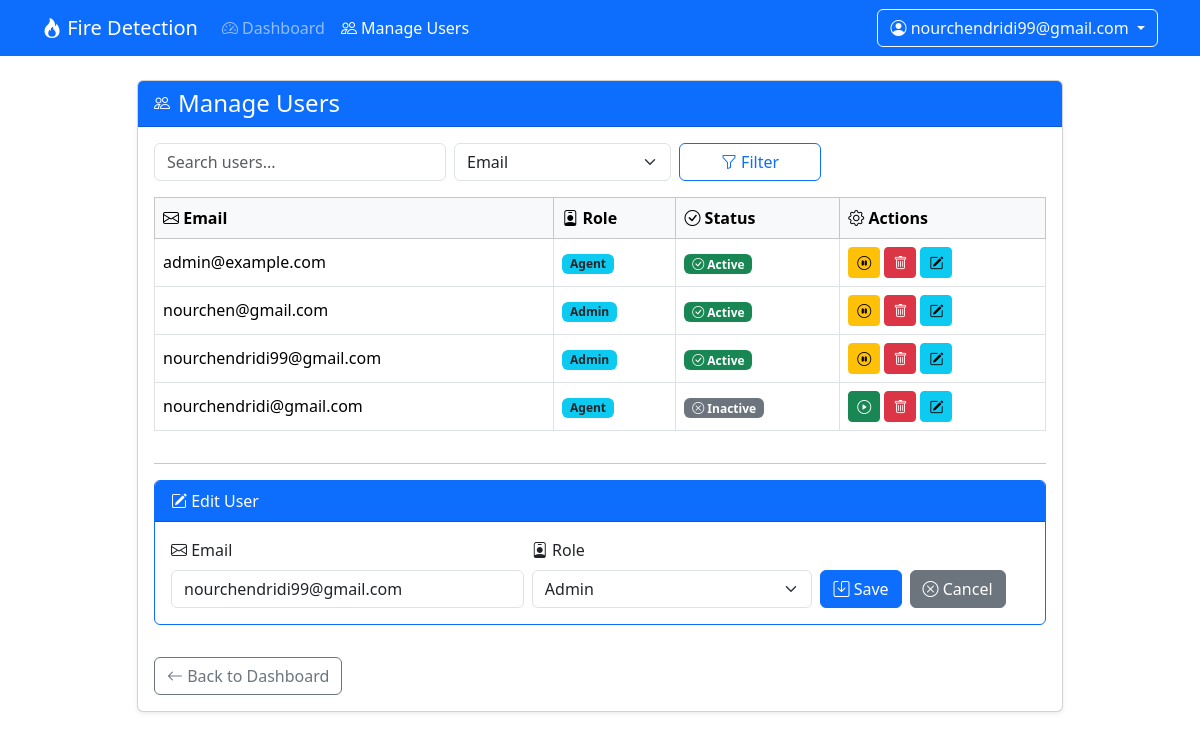
The page /accounts/users/manage/?edit=2&sort=email&search= (signed in) on the database its author committed.
### accounts/models.py (models this page shows, shortened)
class CustomUser(AbstractUser):
	username = None
	email = models.EmailField('email address', unique=True)
	USER_TYPE_ADMIN = 'admin'
	USER_TYPE_SUPERVISOR = 'supervisor'
	USER_TYPE_AGENT = 'agent'
	USER_TYPE_CHOICES = [
		(USER_TYPE_ADMIN, 'Admin'),
		(USER_TYPE_SUPERVISOR, 'Supervisor'),
		(USER_TYPE_AGENT, 'Agent'),
	]
	user_type = models.CharField(max_length=20, choices=USER_TYPE_CHOICES, default=USER_TYPE_AGENT)
	USERNAME_FIELD = 'email'
	REQUIRED_FIELDS = []  # email is required by USERNAME_FIELD
	objects = CustomUserManager()

### accounts/views.py (the view, shortened to what this page needs)
# urls.py: path('users/manage/', views.manage_users, name='manage_users'),
@require_http_methods(['GET', 'POST'])
@role_required(User.USER_TYPE_ADMIN)
def manage_users(request):
    sort = request.GET.get('sort', 'email')
    search = request.GET.get('search', '')
    users = User.objects.all()
    if search:
        users = users.filter(Q(email__icontains=search) | Q(user_type__icontains=search))
    users = users.order_by(sort)
    edit_user = None
    if 'edit' in request.GET:
        try:
            edit_user = User.objects.get(pk=request.GET['edit'])
        except User.DoesNotExist:
            edit_user = None
    return render(request, 'accounts/manage_users.html', {
        'users': users,
        'sort': sort,
        'search': search,
        'edit_user': edit_user,
        'user_type_choices': User.USER_TYPE_CHOICES,
    })

### accounts/templates/accounts/manage_users.html (shortened to what this page needs)
{% load static %}
<!doctype html>
<html>
<head>
    <link href="https://cdn.jsdelivr.net/npm/bootstrap@5.3.2/dist/css/bootstrap.min.css" rel="stylesheet">
    <link href="https://cdn.jsdelivr.net/npm/bootstrap-icons@1.7.2/font/bootstrap-icons.css" rel="stylesheet">
</head>
<body>
    <nav class="navbar navbar-expand-lg navbar-dark bg-primary mb-4">
        <div class="container">
            <a class="navbar-brand" href="#"><i class="bi bi-fire"></i> Fire Detection</a>
            <div class="collapse navbar-collapse" id="navbarNav">
                <ul class="navbar-nav me-auto">
                    <li class="nav-item">
                        <a class="nav-link" href="{% url 'admin_dashboard' %}"><i class="bi bi-speedometer2"></i> Dashboard</a>
                    </li>
                    <li class="nav-item">
                        <a class="nav-link active" href="{% url 'manage_users' %}"><i class="bi bi-people"></i> Manage Users</a>
                    </li>
                </ul>
                <div class="d-flex align-items-center">
                    <div class="dropdown">
                        <button class="btn btn-outline-light dropdown-toggle" type="button" data-bs-toggle="dropdown">
                            <i class="bi bi-person-circle"></i> {{ request.user.email }}
                        </button>
                    </div>
                </div>
            </div>
        </div>
    </nav>
    <div class="container">
        <div class="row justify-content-center">
            <div class="col-lg-10">
                <div class="card shadow-sm mb-4">
                    <div class="card-header bg-primary text-white d-flex align-items-center">
                        <i class="bi bi-people me-2"></i>
                        <h4 class="mb-0">Manage Users</h4>
                    </div>
                    <div class="card-body">
                        <form method="get" class="row g-2 mb-3">
                            <div class="col-md-4">
                                <input type="text" name="search" value="{{ search }}" class="form-control" placeholder="Search users...">
                            </div>
                            <div class="col-md-3">
                                <select name="sort" class="form-select">
                                    <option value="email" {% if sort == 'email' %}selected{% endif %}>Email</option>
                                </select>
                            </div>
                            <div class="col-md-2">
                                <button type="submit" class="btn btn-outline-primary w-100"><i class="bi bi-funnel"></i> Filter</button>
                            </div>
                        </form>
                        <div class="table-responsive">
                            <table class="table table-bordered table-hover align-middle">
                                <thead class="table-light">
                                    <tr>
                                        <th><i class="bi bi-envelope"></i> Email</th>
                                        <th><i class="bi bi-person-badge"></i> Role</th>
                                        <th><i class="bi bi-check-circle"></i> Status</th>
                                        <th><i class="bi bi-gear"></i> Actions</th>
                                    </tr>
                                </thead>
                                <tbody>
                                {% for user in users %}
                                    <tr>
                                        <td>{{ user.email }}</td>
                                        <td>
                                            <span class="badge bg-info text-dark">{{ user.get_user_type_display }}</span>
                                        </td>
                                        <td>
                                            {% if user.is_active %}
                                                <span class="badge bg-success"><i class="bi bi-check-circle"></i> Active</span>
                                            {% else %}
                                                <span class="badge bg-secondary"><i class="bi bi-x-circle"></i> Inactive</span>
                                            {% endif %}
                                        </td>
                                        <td>
                                            <div class="d-flex gap-1">
                                                <form method="post" style="display:inline;">
                                                    {% if user.is_active %}
                                                        <button name="action" value="deactivate" class="btn btn-warning btn-sm" title="Deactivate">
                                                            <i class="bi bi-pause-circle"></i>
                                                        </button>
                                                    {% else %}
                                                        <button name="action" value="activate" class="btn btn-success btn-sm" title="Activate">
                                                            <i class="bi bi-play-circle"></i>
                                                        </button>
                                                    {% endif %}
                                                    <button name="action" value="delete" class="btn btn-danger btn-sm" title="Delete" onclick="return confirm('Delete user?');">
                                                        <i class="bi bi-trash"></i>
                                                    </button>
                                                </form>
                                                <a href="?edit={{ user.id }}&sort={{ sort }}&search={{ search }}" class="btn btn-info btn-sm" title="Edit">
                                                    <i class="bi bi-pencil-square"></i>
                                                </a>
                                            </div>
                                        </td>
                                    </tr>
                                {% endfor %}
                                </tbody>
                            </table>
                        </div>
                        {% if edit_user %}
                            <hr>
                            <div class="card border-primary mb-3">
                                <div class="card-header bg-primary text-white">
                                    <i class="bi bi-pencil-square"></i> Edit User
                                </div>
                                <div class="card-body">
                                    <form method="post" class="row g-2 align-items-end">
                                        <div class="col-md-5">
                                            <label class="form-label"><i class="bi bi-envelope"></i> Email</label>
                                            <input type="email" name="edit_email" value="{{ edit_user.email }}" class="form-control" required>
                                        </div>
                                        <div class="col-md-4">
                                            <label class="form-label"><i class="bi bi-person-badge"></i> Role</label>
                                            <select name="edit_user_type" class="form-select">
                                                {% for value, label in user_type_choices %}
                                                    <option value="{{ value }}" {% if edit_user.user_type == value %}selected{% endif %}>{{ label }}</option>
                                                {% endfor %}
                                            </select>
                                        </div>
                                        <div class="col-md-3 d-flex gap-2">
                                            <button type="submit" class="btn btn-primary"><i class="bi bi-save"></i> Save</button>
                                            <a href="{% url 'manage_users' %}?sort={{ sort }}&search={{ search }}" class="btn btn-secondary"><i class="bi bi-x-circle"></i> Cancel</a>
                                        </div>
                                    </form>
                                </div>
                            </div>
                        {% endif %}
                        <a href="{% url 'admin_dashboard' %}" class="btn btn-outline-secondary mt-3">
                            <i class="bi bi-arrow-left"></i> Back to Dashboard
                        </a>
                    </div>
                </div>
            </div>
        </div>
    </div>
</body>
</html>

### rows shown on the page
CustomUser: user.email "nourchendridi99@gmail.com", email "nourchendridi99@gmail.com", user_type "Admin", is_active True (drawn), edit_email "nourchendridi99@gmail.com", edit_user_type "Admin"
CustomUser: email "admin@example.com", user_type "Agent", is_active True (drawn)
CustomUser: email "nourchen@gmail.com", user_type "Admin", is_active True (drawn)
CustomUser: email "nourchendridi@gmail.com", user_type "Agent", is_active False (drawn)
